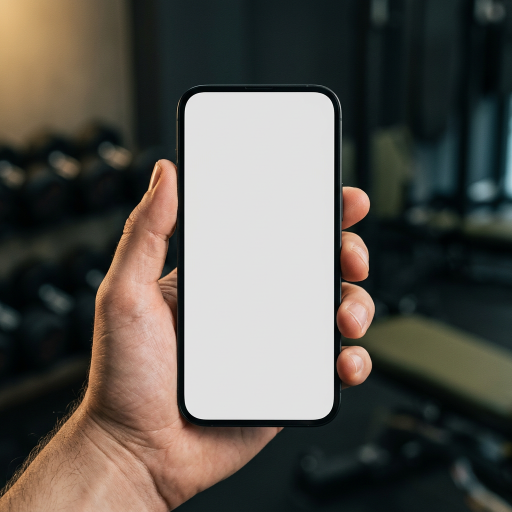
#> input picture vibe_images/li-hand-phone-a_1795769336352_db47754d.png, 1024 x 1024 px (shown at 1/2 size)
$ python li_compose.py ../vibe_images/li-hand-phone-a_1795769336352_db47754d.png ../vibe_images/li-hand-phone-b_1795769357303_c591213c.png ../vibe_images/li-hand-phone-b_1795769357303_c591213c.png
#> lines starting #> are read from the running program, lines starting #| are printed output that depends on the picture; after the words box and inside, x2 and y2 are one past the last pixel; in counts of white or black regions, pixels touching at a corner belong together
"""Warp the live app screenshot onto the blank phone screen in a generated plate."""
import sys
import numpy as np
from PIL import Image, ImageDraw, ImageFilter

plate_path, shot_path, out_path = sys.argv[1], sys.argv[2], sys.argv[3]
plate = Image.open(plate_path).convert("RGB")
#> plate is the input picture: PIL image 1024x1024 RGB; mean R, G, B 90.7, 87.4, 80.9
a = np.asarray(plate).astype(int)
h, w, _ = a.shape
#> h = 1024; w = 1024

# Screen = bright, near-neutral pixels (skin is warm: green channel lower)
mn = a.min(axis=2)
mx = a.max(axis=2)
bright = (mn > 196) & ((mx - mn) < 20)
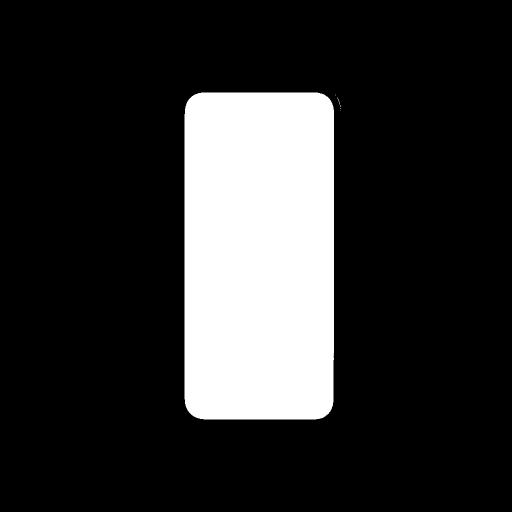
#> bright: shape (1024, 1024) bool (shown at 1/2 size); 18.5% white; 6 white regions (5 under 20 px), largest, box (x1, y1, x2, y2) and area: (369, 185, 668, 839) 194120

rows = []
for y in range(h):
    xs = np.flatnonzero(bright[y])
    if xs.size < 150:
        continue
    splits = np.split(xs, np.flatnonzero(np.diff(xs) > 4) + 1)
    run = max(splits, key=len)
    if len(run) > 150:
        rows.append((y, int(run[0]), int(run[-1])))
#> after the loop, rows = 654 items, first 6: (185, 402, 635), (186, 397, 639), (187, 394, 643), (188, 391, 646), (189, 389, 648), (190, 387, 649)

if not rows:
    raise SystemExit("no screen found")
ys = np.array([r[0] for r in rows])
#> ys = 654 values from 185 to 838
xl = np.array([r[1] for r in rows], dtype=float)
#> xl = 654 values, max 407 at index 653, min 369 at index 43, mean 370.1
xr = np.array([r[2] for r in rows], dtype=float)
#> xr = 654 values, max 667 at index 34, min 632 at index 653, mean 665.9

# Fit left/right edges over the straight middle section, then extrapolate to true rect
keep = (ys > ys.min() + (ys.max() - ys.min()) * 0.15) & (
    ys < ys.max() - (ys.max() - ys.min()) * 0.15
)
cl = np.polyfit(ys[keep], xl[keep], 1)
#> cl = [-3.36e-17, 369]
cr = np.polyfit(ys[keep], xr[keep], 1)
#> cr = [-0.000673, 667.3]
y0, y1 = int(ys.min()) + 2, int(ys.max()) - 2
#> y0 = 187; y1 = 836
quad = [
    (np.polyval(cl, y0), y0),
    (np.polyval(cr, y0), y0),
    (np.polyval(cr, y1), y1),
    (np.polyval(cl, y1), y1),
]
#> quad = [(369, 187), (667.2, 187), (666.7, 836), (369, 836)]
sw = (quad[1][0] - quad[0][0] + quad[2][0] - quad[3][0]) / 2
#> sw = 297.9
sh = y1 - y0
#> sh = 649
print(f"screen quad {[(round(x,1), round(y,1)) for x, y in quad]} size {sw:.0f}x{sh} aspect {sw/sh:.3f}")
#| screen quad [(369.0, 187), (667.2, 187), (666.7, 836), (369.0, 836)] size 298x649 aspect 0.459

shot = Image.open(shot_path).convert("RGB")
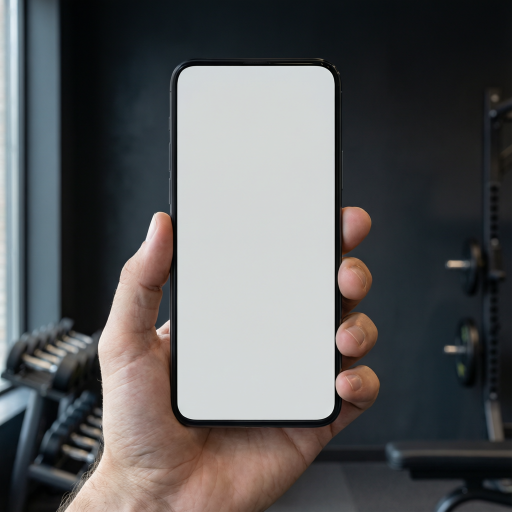
#> input picture vibe_images/li-hand-phone-b_1795769357303_c591213c.png, 1024 x 1024 px (shown at 1/2 size)
#> shot is the input picture: PIL image 1024x1024 RGB; mean R, G, B 91, 91.3, 92.2
dw, dh = shot.size
#> dw = 1024; dh = 1024
print(f"shot {dw}x{dh} aspect {dw/dh:.3f}")
#| shot 1024x1024 aspect 1.000


def coeffs(dest, src):
    m = []
    for (x, y), (u, v) in zip(dest, src):
        m.append([x, y, 1, 0, 0, 0, -u * x, -u * y])
        m.append([0, 0, 0, x, y, 1, -v * x, -v * y])
    A = np.array(m, dtype=float)
    B = np.array(src, dtype=float).reshape(8)
    return np.linalg.solve(A, B)


src_rect = [(0, 0), (dw, 0), (dw, dh), (0, dh)]
c = coeffs(quad, src_rect)
#> the loop in coeffs, `for (x, y), (u, v) in zip(dest, src):` made 4 passes
#> (x, y, u, v) on passes 1 to 4: (369, 187, 0, 0), (667.2, 187, 1024, 0), (666.7, 836, 1024, 1024), (369, 836, 0, 1024)
#> after the loop in coeffs, `for (x, y), (u, v) in zip(dest, src):`: m = 8 items
#> c = [3.43, -7.16e-17, -1266.7, -9.02e-17, 1.57, -294.5, -2.82e-19, -2.26e-06]
warped = shot.transform((w, h), Image.PERSPECTIVE, c, Image.BICUBIC)
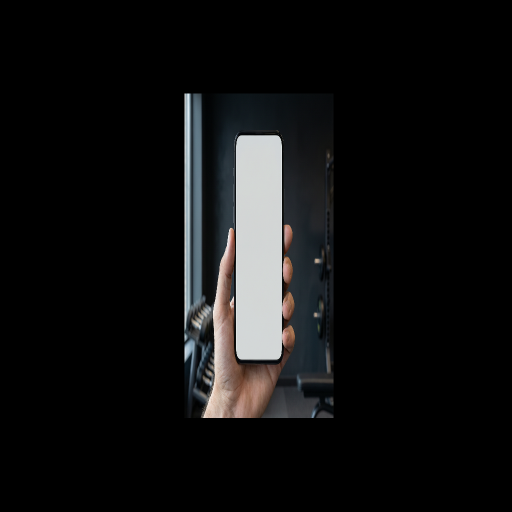
#> warped: PIL image 1024x1024 RGB (shown at 1/2 size); mean R, G, B 16.7, 16.8, 16.9

radius = int(sw * 0.088)
#> radius = 26
mask = Image.new("L", (dw, dh), 0)
#> mask: PIL image 1024x1024 L; every value is 0
ImageDraw.Draw(mask).rounded_rectangle([0, 0, dw - 1, dh - 1], radius=radius, fill=255)
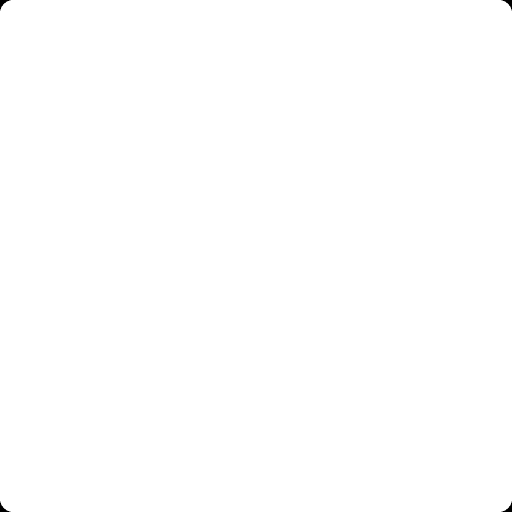
#> mask: PIL image 1024x1024 L (shown at 1/2 size); 99.9% white; 4 black regions, box (x1, y1, x2, y2) and area: (0, 0, 21, 21) 150, (1003, 0, 1024, 21) 150, (0, 1003, 21, 1024) 150, (1003, 1003, 1024, 1024) 150
mask = mask.transform((w, h), Image.PERSPECTIVE, c, Image.BICUBIC).filter(
    ImageFilter.GaussianBlur(0.7)
)

# Screen glass: slight corner falloff + soft diagonal reflection
yy, xx = np.mgrid[0:h, 0:w]
cx, cy = (quad[0][0] + quad[2][0]) / 2, (quad[0][1] + quad[2][1]) / 2
#> cx = 517.9; cy = 511.5
r = np.sqrt(((xx - cx) / (sw * 0.75)) ** 2 + ((yy - cy) / (sh * 0.75)) ** 2)
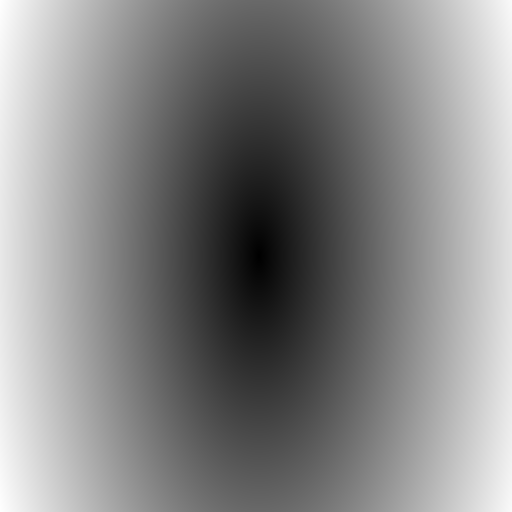
#> r: shape (1024, 1024) float64 (shown at 1/2 size); min 0.00119, max 2.54, mean 1.33; drawn with min black and max white
vignette = np.clip(1.0 - 0.10 * r ** 2, 0.9, 1.0)
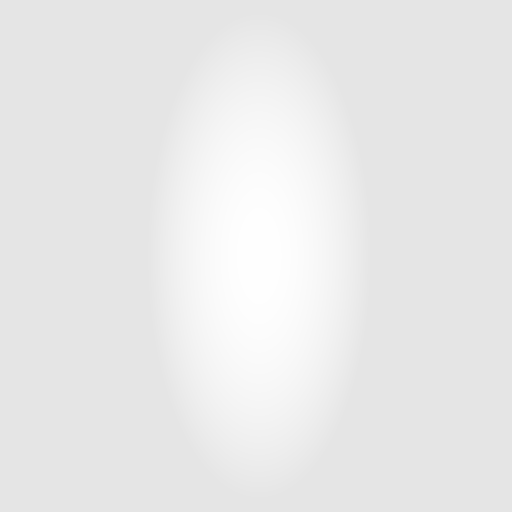
#> vignette: shape (1024, 1024) float64 (shown at 1/2 size); min 0.9, max 1, mean 0.916
glass = (xx / w * 0.55 + (1 - yy / h) * 0.45)
gloss = np.clip((glass - 0.62) * 0.30, 0, 0.055)

arr = np.asarray(warped).astype(float)
arr *= vignette[..., None]
arr = arr * (1 - gloss[..., None]) + 255 * gloss[..., None]
# Warm the panel to sit in the plate's tungsten light
arr[..., 0] *= 1.005
arr[..., 2] *= 0.975
arr = np.clip(arr * 0.985, 0, 255).astype(np.uint8)
layered = Image.fromarray(arr)

out = plate.copy()
out.paste(layered, (0, 0), mask)

# Inner shadow so the panel sits under the bezel instead of on top of it
inv = mask.filter(ImageFilter.GaussianBlur(5)).point(lambda v: 255 - v)
edge = Image.fromarray(
    (np.asarray(inv, dtype=float) * np.asarray(mask, dtype=float) / 255 * 0.20).astype(np.uint8)
)
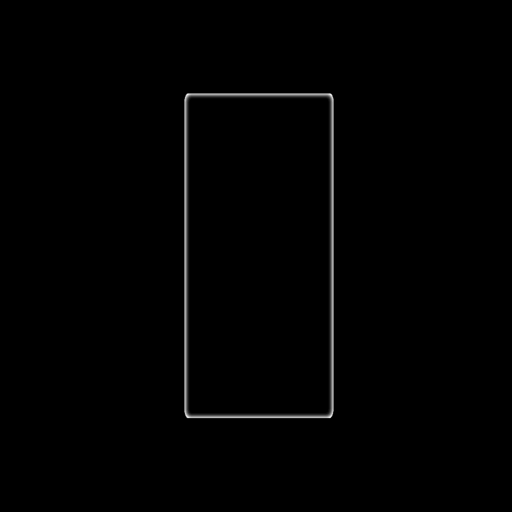
#> edge: PIL image 1024x1024 L (shown at 1/2 size); min 0, max 26, mean 0.2; drawn with min black and max white
out.paste(Image.new("RGB", out.size, (10, 8, 4)), (0, 0), edge)

out = out.resize((1200, 1200), Image.LANCZOS).filter(
    ImageFilter.UnsharpMask(radius=1.4, percent=55, threshold=3)
)
#> out: PIL image 1200x1200 RGB
out.save(out_path)
print("wrote", out_path, out.size)
#| wrote ../vibe_images/li-hand-phone-b_1795769357303_c591213c.png (1200, 1200)
